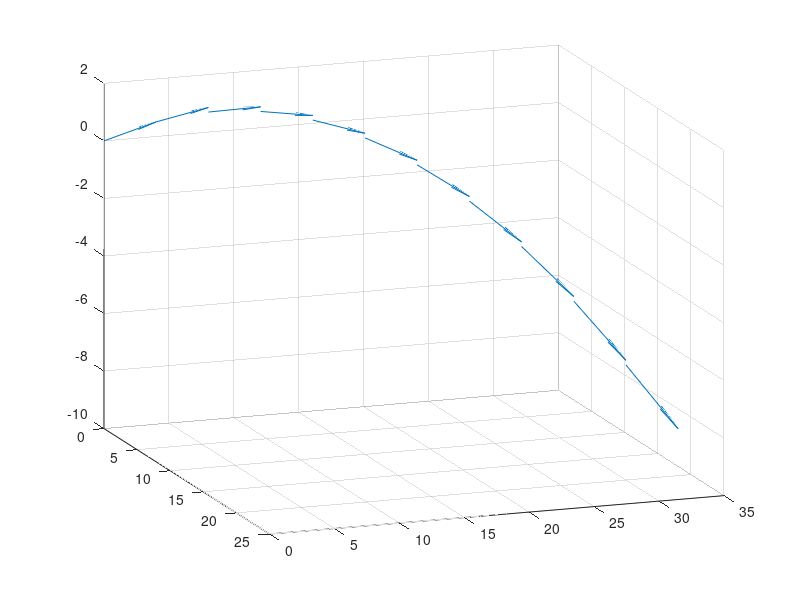

Write MATLAB code to recreate this figure.
vz = 10; % velocity constant
a = -32; % acceleration constant         
t = 0:.1:1;
z = vz*t + 1/2*a*t.^2;

vx = 20;
x = vx*t;
 
vy = 30;
y = vy*t;

u = gradient(x);
v = gradient(y);
w = gradient(z);
scale = 0;
 
figure
quiver3(x,y,z,u,v,w,scale)
view([70,18])




%运动学正解：
%输入：v，θ，α（不考虑自旋）
%输出：（x，y）          f（t）=？

%运动学反解
%输入：（x，y）
%v定下来

